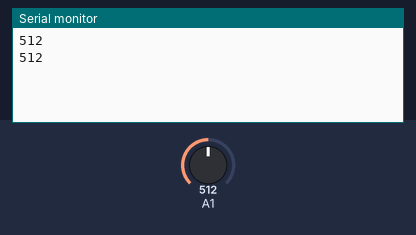
This sketch was run on a simulated Arduino Uno, built with avr-gcc and run on an emulated ATmega328P. On the bench: the last lines printed to the serial monitor. The inputs (shaded band) are chosen by the test bench; at power-on: A1 = 512.

Above: at 3.4 s.
3.5 s: A1 set to 716
At 6.6 s:
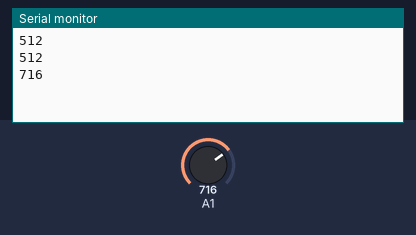
7.0 s: A1 set to 900
At 9.1 s:
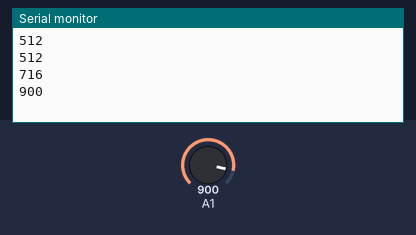
Timing chart, 0 to 10.6 s (numbered marks = the images above; inputs shaded):
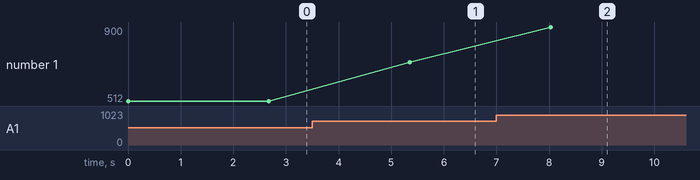

Measured:
- after the input at 3.5 s, the serial monitor: prints a new line after 1.9 s (image 1)
- after the input at 7.0 s, the serial monitor: prints a new line after 1.0 s (image 2)
- plotted number 1: 512 → 716 after the input at 3.5 s, 716 → 900 after the input at 7.0 s

The sketch:

LDR.ino
```cpp
void setup() {
  // put your setup code here, to run once:
  Serial.begin(9600);
}

void loop() {
  // put your main code here, to run repeatedly:
  int x;
  x = analogRead(A1);
  Serial.println(x);
  delay(2676);
}
```
